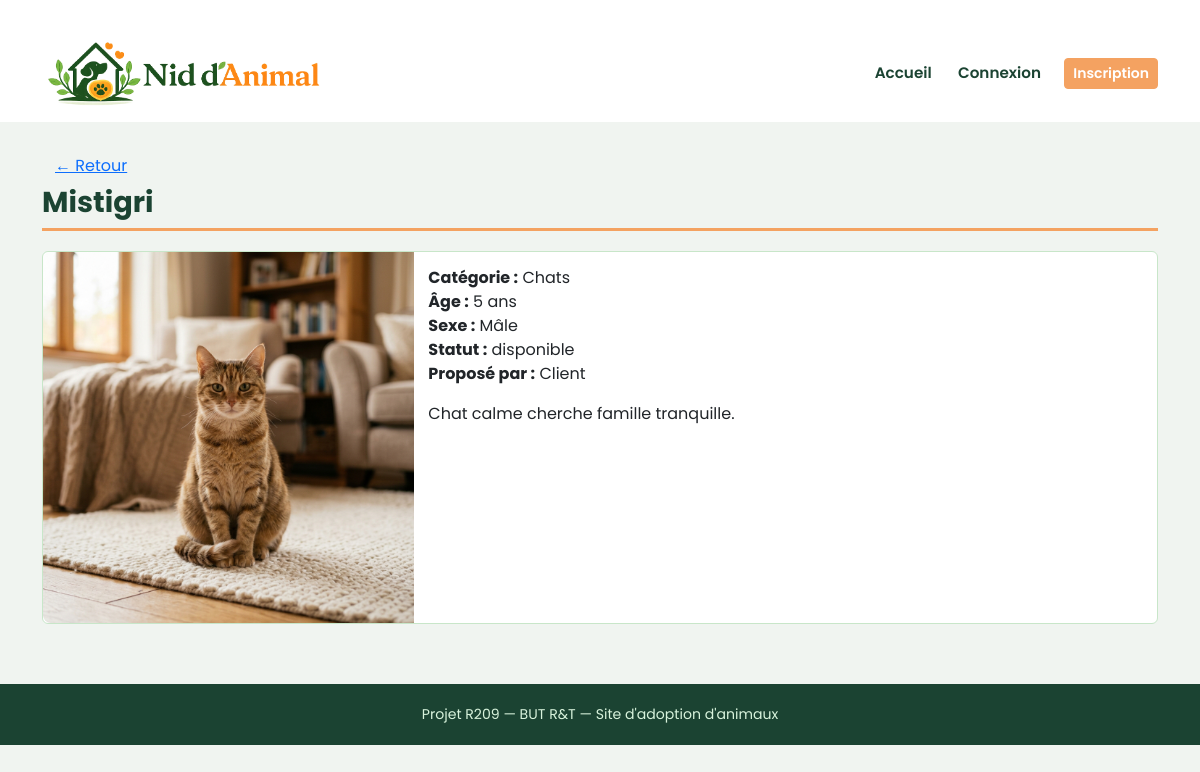
The page /animal.php?id=2 on the database its author committed.
### tables this page shows
CREATE TABLE animaux (
    id INT AUTO_INCREMENT PRIMARY KEY,
    nom VARCHAR(100) NOT NULL,
    categorie_id INT NOT NULL,
    description TEXT NOT NULL,
    age INT NOT NULL,
    sexe ENUM('M', 'F') NOT NULL DEFAULT 'M',
    statut ENUM('disponible', 'en_cours', 'adopte') NOT NULL DEFAULT 'disponible',
    photo VARCHAR(100) DEFAULT NULL,
    proprietaire_id INT NOT NULL,
    FOREIGN KEY (categorie_id) REFERENCES categories(id) ON DELETE RESTRICT ON UPDATE CASCADE,
    FOREIGN KEY (proprietaire_id) REFERENCES utilisateurs(id) ON DELETE CASCADE ON UPDATE CASCADE
);

CREATE TABLE categories (
    id INT AUTO_INCREMENT PRIMARY KEY,
    nom VARCHAR(50) NOT NULL UNIQUE
);

CREATE TABLE utilisateurs (
    id INT AUTO_INCREMENT PRIMARY KEY,
    nom VARCHAR(100) NOT NULL,
    email VARCHAR(150) NOT NULL UNIQUE,
    mot_de_passe VARCHAR(255) NOT NULL,
    role ENUM('admin', 'gestionnaire', 'client') NOT NULL DEFAULT 'client',
    actif TINYINT(1) NOT NULL DEFAULT 1
);

### animal.php (the view, shortened to what this page needs)
<?php
require 'config.php';
$id = $_GET['id'] ?? null;
$stmt = $pdo->prepare("SELECT a.*, c.nom AS cat_nom, u.nom AS proprio_nom
                       FROM animaux a
                       JOIN categories c ON c.id = a.categorie_id
                       JOIN utilisateurs u ON u.id = a.proprietaire_id
                       WHERE a.id = ?");
$stmt->execute([$id]);
$animal = $stmt->fetch();
include 'header.php';
?>
<a href="index.php" class="btn btn-link">← Retour</a>
<h1><?= htmlspecialchars($animal['nom']) ?></h1>
<div class="card mb-4">
    <div class="row g-0">
        <?php if ($animal['photo']): ?>
            <div class="col-md-4">
                <img src="images/<?= htmlspecialchars($animal['photo']) ?>" style="width:100%; height:100%; object-fit:cover; object-position:center; border-radius:8px 0 0 8px;">
            </div>
        <?php endif; ?>
        <div class="col-md-8">
            <div class="card-body">
                <p>
                    <strong>Catégorie :</strong> <?= htmlspecialchars($animal['cat_nom']) ?><br>
                    <strong>Âge :</strong> <?= $animal['age'] ?> ans<br>
                    <strong>Sexe :</strong> <?= $animal['sexe'] == 'M' ? 'Mâle' : 'Femelle' ?><br>
                    <strong>Statut :</strong> <?= htmlspecialchars($animal['statut']) ?><br>
                    <strong>Proposé par :</strong> <?= htmlspecialchars($animal['proprio_nom']) ?>
                </p>
                <p><?= htmlspecialchars($animal['description']) ?></p>
            </div>
        </div>
    </div>
</div>
<?php include 'footer.php'; ?>

### style.css (style rules this page uses)
html { scroll-behavior: smooth; }
body { background-color: #f0f4f0; font-family: 'Poppins', sans-serif; color: #222222; }
h1 { color: #1b4332; font-size: 1.8rem; font-weight: 700; margin-bottom: 20px; padding-bottom: 8px; border-bottom: 3px solid #f4a261; }
.card { background-color: #ffffff; border: 1px solid #c8e6c9; border-radius: 6px; }
.card-body { padding: 14px; }
.card img { width: 100%; height: 220px; object-fit: cover; object-position: center; border-radius: 6px 6px 0 0; display: block; }

### rows shown on the page
animaux: nom "Mistigri", photo (picture), categorie.nom "Chats", age "5", statut "disponible", proprietaire.nom "Client", description "Chat calme cherche famille tranquille."
